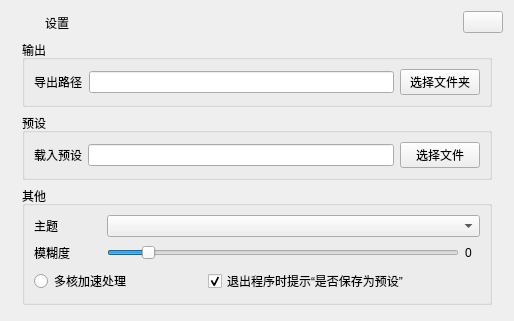
<?xml version="1.0" encoding="UTF-8"?>
<ui version="4.0">
 <class>Form</class>
 <widget class="QWidget" name="Form">
  <property name="geometry">
   <rect>
    <x>0</x>
    <y>0</y>
    <width>514</width>
    <height>304</height>
   </rect>
  </property>
  <property name="windowTitle">
   <string>设置</string>
  </property>
  <property name="windowIcon">
   <iconset resource="resource.qrc">
    <normaloff>:/icon/icons/icon.png</normaloff>:/icon/icons/icon.png</iconset>
  </property>
  <layout class="QVBoxLayout" name="verticalLayout">
   <item>
    <widget class="QWidget" name="widget" native="true">
     <layout class="QGridLayout" name="gridLayout_2">
      <property name="leftMargin">
       <number>0</number>
      </property>
      <property name="topMargin">
       <number>0</number>
      </property>
      <property name="rightMargin">
       <number>0</number>
      </property>
      <property name="bottomMargin">
       <number>0</number>
      </property>
      <item row="1" column="0">
       <spacer name="horizontalSpacer_2">
        <property name="orientation">
         <enum>Qt::Horizontal</enum>
        </property>
        <property name="sizeType">
         <enum>QSizePolicy::Fixed</enum>
        </property>
        <property name="sizeHint" stdset="0">
         <size>
          <width>5</width>
          <height>20</height>
         </size>
        </property>
       </spacer>
      </item>
      <item row="2" column="1">
       <spacer name="verticalSpacer">
        <property name="orientation">
         <enum>Qt::Vertical</enum>
        </property>
        <property name="sizeType">
         <enum>QSizePolicy::Fixed</enum>
        </property>
        <property name="sizeHint" stdset="0">
         <size>
          <width>9</width>
          <height>5</height>
         </size>
        </property>
       </spacer>
      </item>
      <item row="1" column="1">
       <widget class="QWidget" name="widget_3" native="true">
        <layout class="QVBoxLayout" name="verticalLayout_3">
         <property name="leftMargin">
          <number>0</number>
         </property>
         <property name="topMargin">
          <number>0</number>
         </property>
         <property name="rightMargin">
          <number>0</number>
         </property>
         <property name="bottomMargin">
          <number>0</number>
         </property>
         <item>
          <widget class="QGroupBox" name="groupBox_2">
           <property name="title">
            <string>输出</string>
           </property>
           <layout class="QHBoxLayout" name="horizontalLayout">
            <item>
             <widget class="QLabel" name="label">
              <property name="text">
               <string>导出路径</string>
              </property>
             </widget>
            </item>
            <item>
             <widget class="QLineEdit" name="chooseDirLineEdit">
              <property name="clearButtonEnabled">
               <bool>true</bool>
              </property>
             </widget>
            </item>
            <item>
             <widget class="QPushButton" name="chooseDirButton">
              <property name="text">
               <string>选择文件夹</string>
              </property>
             </widget>
            </item>
           </layout>
          </widget>
         </item>
         <item>
          <widget class="QGroupBox" name="groupBox">
           <property name="title">
            <string>预设</string>
           </property>
           <layout class="QHBoxLayout" name="horizontalLayout_2">
            <item>
             <widget class="QLabel" name="label_2">
              <property name="text">
               <string>载入预设</string>
              </property>
             </widget>
            </item>
            <item>
             <widget class="QLineEdit" name="chooseFileLineEdit">
              <property name="clearButtonEnabled">
               <bool>true</bool>
              </property>
             </widget>
            </item>
            <item>
             <widget class="QPushButton" name="chooseFileButton">
              <property name="text">
               <string>选择文件</string>
              </property>
             </widget>
            </item>
           </layout>
          </widget>
         </item>
         <item>
          <widget class="QGroupBox" name="groupBox_3">
           <property name="title">
            <string>其他</string>
           </property>
           <layout class="QGridLayout" name="gridLayout">
            <item row="2" column="5">
             <spacer name="horizontalSpacer_6">
              <property name="orientation">
               <enum>Qt::Horizontal</enum>
              </property>
              <property name="sizeHint" stdset="0">
               <size>
                <width>40</width>
                <height>20</height>
               </size>
              </property>
             </spacer>
            </item>
            <item row="2" column="0" colspan="3">
             <widget class="QRadioButton" name="radioButton">
              <property name="sizePolicy">
               <sizepolicy hsizetype="Fixed" vsizetype="Fixed">
                <horstretch>0</horstretch>
                <verstretch>0</verstretch>
               </sizepolicy>
              </property>
              <property name="toolTip">
               <string/>
              </property>
              <property name="text">
               <string>多核加速处理</string>
              </property>
             </widget>
            </item>
            <item row="1" column="2" colspan="4">
             <layout class="QHBoxLayout" name="horizontalLayout_4">
              <item>
               <widget class="QSlider" name="horizontalSlider">
                <property name="enabled">
                 <bool>true</bool>
                </property>
                <property name="font">
                 <font>
                  <stylestrategy>PreferDefault</stylestrategy>
                 </font>
                </property>
                <property name="cursor">
                 <cursorShape>ArrowCursor</cursorShape>
                </property>
                <property name="mouseTracking">
                 <bool>false</bool>
                </property>
                <property name="acceptDrops">
                 <bool>false</bool>
                </property>
                <property name="maximum">
                 <number>99</number>
                </property>
                <property name="value">
                 <number>10</number>
                </property>
                <property name="sliderPosition">
                 <number>10</number>
                </property>
                <property name="tracking">
                 <bool>true</bool>
                </property>
                <property name="orientation">
                 <enum>Qt::Horizontal</enum>
                </property>
                <property name="invertedAppearance">
                 <bool>false</bool>
                </property>
                <property name="invertedControls">
                 <bool>false</bool>
                </property>
                <property name="tickPosition">
                 <enum>QSlider::NoTicks</enum>
                </property>
                <property name="tickInterval">
                 <number>0</number>
                </property>
               </widget>
              </item>
              <item>
               <widget class="QLabel" name="label_6">
                <property name="sizePolicy">
                 <sizepolicy hsizetype="Minimum" vsizetype="Preferred">
                  <horstretch>0</horstretch>
                  <verstretch>0</verstretch>
                 </sizepolicy>
                </property>
                <property name="minimumSize">
                 <size>
                  <width>15</width>
                  <height>0</height>
                 </size>
                </property>
                <property name="text">
                 <string>0</string>
                </property>
               </widget>
              </item>
             </layout>
            </item>
            <item row="1" column="1">
             <spacer name="horizontalSpacer">
              <property name="orientation">
               <enum>Qt::Horizontal</enum>
              </property>
              <property name="sizeType">
               <enum>QSizePolicy::Fixed</enum>
              </property>
              <property name="sizeHint" stdset="0">
               <size>
                <width>20</width>
                <height>20</height>
               </size>
              </property>
             </spacer>
            </item>
            <item row="0" column="2" colspan="4">
             <widget class="QComboBox" name="comboBox"/>
            </item>
            <item row="1" column="0">
             <widget class="QLabel" name="label_5">
              <property name="sizePolicy">
               <sizepolicy hsizetype="Fixed" vsizetype="Preferred">
                <horstretch>0</horstretch>
                <verstretch>0</verstretch>
               </sizepolicy>
              </property>
              <property name="text">
               <string>模糊度</string>
              </property>
             </widget>
            </item>
            <item row="0" column="0">
             <widget class="QLabel" name="label_3">
              <property name="sizePolicy">
               <sizepolicy hsizetype="Fixed" vsizetype="Preferred">
                <horstretch>0</horstretch>
                <verstretch>0</verstretch>
               </sizepolicy>
              </property>
              <property name="text">
               <string>主题</string>
              </property>
             </widget>
            </item>
            <item row="2" column="4">
             <widget class="QCheckBox" name="saveCheckBox">
              <property name="text">
               <string>退出程序时提示“是否保存为预设”</string>
              </property>
              <property name="checked">
               <bool>true</bool>
              </property>
             </widget>
            </item>
            <item row="2" column="3">
             <spacer name="horizontalSpacer_7">
              <property name="orientation">
               <enum>Qt::Horizontal</enum>
              </property>
              <property name="sizeHint" stdset="0">
               <size>
                <width>40</width>
                <height>20</height>
               </size>
              </property>
             </spacer>
            </item>
           </layout>
          </widget>
         </item>
        </layout>
       </widget>
      </item>
      <item row="1" column="2">
       <spacer name="horizontalSpacer_3">
        <property name="orientation">
         <enum>Qt::Horizontal</enum>
        </property>
        <property name="sizeType">
         <enum>QSizePolicy::Fixed</enum>
        </property>
        <property name="sizeHint" stdset="0">
         <size>
          <width>5</width>
          <height>20</height>
         </size>
        </property>
       </spacer>
      </item>
      <item row="0" column="0" colspan="3">
       <widget class="QWidget" name="titleWidget" native="true">
        <property name="sizePolicy">
         <sizepolicy hsizetype="Preferred" vsizetype="Fixed">
          <horstretch>0</horstretch>
          <verstretch>0</verstretch>
         </sizepolicy>
        </property>
        <layout class="QHBoxLayout" name="horizontalLayout_3">
         <property name="leftMargin">
          <number>0</number>
         </property>
         <property name="topMargin">
          <number>0</number>
         </property>
         <property name="rightMargin">
          <number>0</number>
         </property>
         <property name="bottomMargin">
          <number>0</number>
         </property>
         <item>
          <spacer name="horizontalSpacer_5">
           <property name="orientation">
            <enum>Qt::Horizontal</enum>
           </property>
           <property name="sizeType">
            <enum>QSizePolicy::Fixed</enum>
           </property>
           <property name="sizeHint" stdset="0">
            <size>
             <width>5</width>
             <height>20</height>
            </size>
           </property>
          </spacer>
         </item>
         <item>
          <widget class="QLabel" name="label_7">
           <property name="sizePolicy">
            <sizepolicy hsizetype="Minimum" vsizetype="Minimum">
             <horstretch>0</horstretch>
             <verstretch>0</verstretch>
            </sizepolicy>
           </property>
           <property name="minimumSize">
            <size>
             <width>23</width>
             <height>23</height>
            </size>
           </property>
           <property name="styleSheet">
            <string notr="true">border-image: url(:/icon/icons/icon.png);</string>
           </property>
           <property name="text">
            <string/>
           </property>
          </widget>
         </item>
         <item>
          <widget class="QLabel" name="label_8">
           <property name="text">
            <string>设置</string>
           </property>
          </widget>
         </item>
         <item>
          <spacer name="horizontalSpacer_4">
           <property name="orientation">
            <enum>Qt::Horizontal</enum>
           </property>
           <property name="sizeHint" stdset="0">
            <size>
             <width>40</width>
             <height>20</height>
            </size>
           </property>
          </spacer>
         </item>
         <item>
          <widget class="QPushButton" name="closeButton">
           <property name="text">
            <string/>
           </property>
          </widget>
         </item>
        </layout>
       </widget>
      </item>
     </layout>
    </widget>
   </item>
  </layout>
 </widget>
 <resources>
  <include location="resource.qrc"/>
 </resources>
 <connections/>
</ui>
